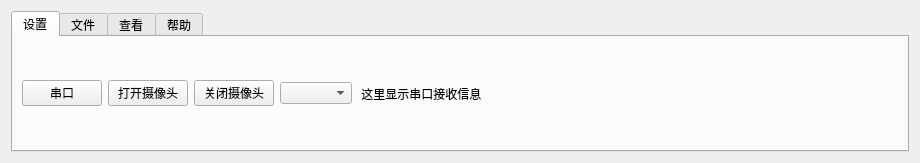
<?xml version="1.0" encoding="UTF-8"?>
<ui version="4.0">
 <class>uptab</class>
 <widget class="QWidget" name="uptab">
  <property name="geometry">
   <rect>
    <x>0</x>
    <y>0</y>
    <width>920</width>
    <height>163</height>
   </rect>
  </property>
  <property name="windowTitle">
   <string>Form</string>
  </property>
  <layout class="QGridLayout" name="gridLayout">
   <item row="0" column="0">
    <widget class="QTabWidget" name="tabWidget">
     <property name="currentIndex">
      <number>0</number>
     </property>
     <widget class="QWidget" name="tab">
      <attribute name="title">
       <string>设置</string>
      </attribute>
      <layout class="QHBoxLayout" name="horizontalLayout_3">
       <item>
        <widget class="QPushButton" name="setSerial">
         <property name="text">
          <string>串口</string>
         </property>
         <property name="icon">
          <iconset resource="res.qrc">
           <normaloff>:/Icon/port.png</normaloff>:/Icon/port.png</iconset>
         </property>
        </widget>
       </item>
       <item>
        <widget class="QPushButton" name="btn_cameraOn">
         <property name="text">
          <string>打开摄像头</string>
         </property>
         <property name="icon">
          <iconset resource="res.qrc">
           <normaloff>:/Icon/CameraOn.png</normaloff>:/Icon/CameraOn.png</iconset>
         </property>
        </widget>
       </item>
       <item>
        <widget class="QPushButton" name="btn_cameraOff">
         <property name="text">
          <string>关闭摄像头</string>
         </property>
         <property name="icon">
          <iconset resource="res.qrc">
           <normaloff>:/Icon/CameraOff.png</normaloff>:/Icon/CameraOff.png</iconset>
         </property>
        </widget>
       </item>
       <item>
        <widget class="QComboBox" name="comboBox"/>
       </item>
       <item>
        <widget class="QLabel" name="label_3">
         <property name="text">
          <string> 这里显示串口接收信息</string>
         </property>
        </widget>
       </item>
       <item>
        <spacer name="horizontalSpacer_3">
         <property name="orientation">
          <enum>Qt::Horizontal</enum>
         </property>
         <property name="sizeHint" stdset="0">
          <size>
           <width>451</width>
           <height>20</height>
          </size>
         </property>
        </spacer>
       </item>
      </layout>
     </widget>
     <widget class="QWidget" name="tab_2">
      <attribute name="title">
       <string>文件</string>
      </attribute>
      <layout class="QHBoxLayout" name="horizontalLayout_2">
       <item>
        <widget class="QPushButton" name="btn_save">
         <property name="text">
          <string>另存为</string>
         </property>
         <property name="icon">
          <iconset resource="res.qrc">
           <normaloff>:/Icon/save.png</normaloff>:/Icon/save.png</iconset>
         </property>
        </widget>
       </item>
       <item>
        <widget class="QPushButton" name="pushButton_5">
         <property name="text">
          <string>地址</string>
         </property>
         <property name="icon">
          <iconset resource="res.qrc">
           <normaloff>:/Icon/address.png</normaloff>:/Icon/address.png</iconset>
         </property>
        </widget>
       </item>
       <item>
        <widget class="QPushButton" name="pushButton_6">
         <property name="text">
          <string>删除</string>
         </property>
         <property name="icon">
          <iconset resource="res.qrc">
           <normaloff>:/Icon/delete.png</normaloff>:/Icon/delete.png</iconset>
         </property>
        </widget>
       </item>
       <item>
        <widget class="QPushButton" name="pushButton_7">
         <property name="text">
          <string>新建</string>
         </property>
         <property name="icon">
          <iconset resource="res.qrc">
           <normaloff>:/Icon/create.png</normaloff>:/Icon/create.png</iconset>
         </property>
        </widget>
       </item>
       <item>
        <spacer name="horizontalSpacer_2">
         <property name="orientation">
          <enum>Qt::Horizontal</enum>
         </property>
         <property name="sizeHint" stdset="0">
          <size>
           <width>553</width>
           <height>20</height>
          </size>
         </property>
        </spacer>
       </item>
      </layout>
     </widget>
     <widget class="QWidget" name="tab_3">
      <attribute name="title">
       <string>查看</string>
      </attribute>
      <layout class="QHBoxLayout" name="horizontalLayout">
       <item>
        <widget class="QCheckBox" name="checkBox_2">
         <property name="text">
          <string>测距</string>
         </property>
        </widget>
       </item>
       <item>
        <widget class="QCheckBox" name="checkBox">
         <property name="text">
          <string>网格</string>
         </property>
        </widget>
       </item>
       <item>
        <widget class="QLabel" name="label_2">
         <property name="text">
          <string>网格边长</string>
         </property>
        </widget>
       </item>
       <item>
        <widget class="QSlider" name="horizontalSlider">
         <property name="orientation">
          <enum>Qt::Horizontal</enum>
         </property>
        </widget>
       </item>
       <item>
        <widget class="QCheckBox" name="checkBox_3">
         <property name="text">
          <string>灰度化</string>
         </property>
        </widget>
       </item>
       <item>
        <widget class="QCheckBox" name="checkBox_4">
         <property name="text">
          <string>着色</string>
         </property>
        </widget>
       </item>
       <item>
        <spacer name="horizontalSpacer">
         <property name="orientation">
          <enum>Qt::Horizontal</enum>
         </property>
         <property name="sizeHint" stdset="0">
          <size>
           <width>40</width>
           <height>20</height>
          </size>
         </property>
        </spacer>
       </item>
      </layout>
     </widget>
     <widget class="QWidget" name="tab_4">
      <attribute name="title">
       <string>帮助</string>
      </attribute>
      <layout class="QHBoxLayout" name="horizontalLayout_4">
       <item>
        <widget class="QPushButton" name="pushButton_8">
         <property name="text">
          <string>关于</string>
         </property>
        </widget>
       </item>
       <item>
        <spacer name="horizontalSpacer_5">
         <property name="orientation">
          <enum>Qt::Horizontal</enum>
         </property>
         <property name="sizeHint" stdset="0">
          <size>
           <width>805</width>
           <height>20</height>
          </size>
         </property>
        </spacer>
       </item>
      </layout>
     </widget>
    </widget>
   </item>
  </layout>
 </widget>
 <resources>
  <include location="res.qrc"/>
 </resources>
 <connections/>
</ui>
